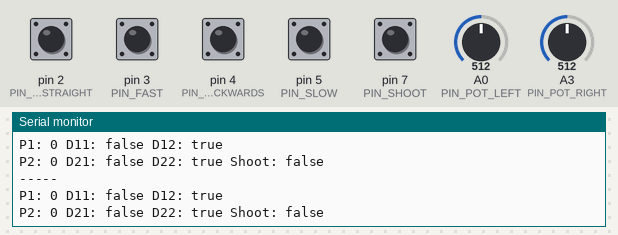
Simulated run of this sketch. Board: Arduino Uno, built with avr-gcc and run on an emulated ATmega328P. On the bench: the last lines printed to the serial monitor. The test bench sets the inputs (shaded band); at power-on: pin 2 (PIN_DIRECTION_STRAIGHT), pin 3 (PIN_FAST), pin 4 (PIN_DIRECTION_BACKWARDS), pin 5 (PIN_SLOW), pin 7 (PIN_SHOOT) HIGH, A0 (PIN_POT_LEFT) = 512, A3 (PIN_POT_RIGHT) = 512. No radio packets arrive unless stated.

Above: at 1.2 s.
1.3 s: A0 (PIN_POT_LEFT) set to 716
At 1.39 s:
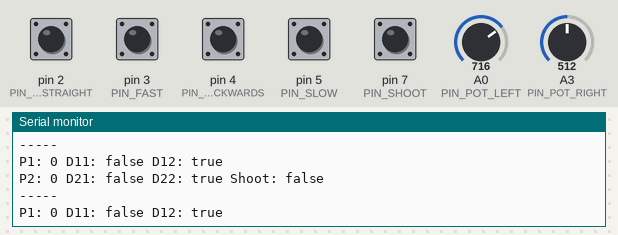
3.0 s: A3 (PIN_POT_RIGHT) set to 716
At 3.08 s:
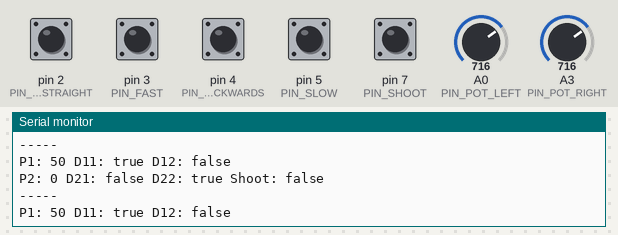
4.7 s: pin 3 (PIN_FAST) pulled LOW for 0.15 s
At 4.79 s:
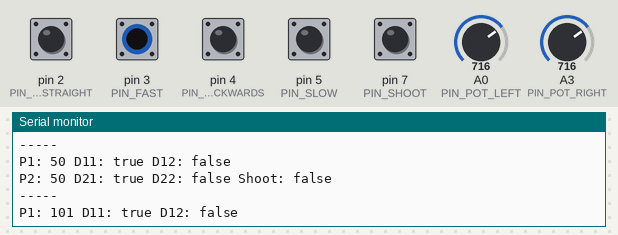
7.8 s: pin 7 (PIN_SHOOT) pulled LOW for 0.15 s
9.5 s: pin 4 (PIN_DIRECTION_BACKWARDS) pulled LOW for 0.15 s
At 9.63 s:
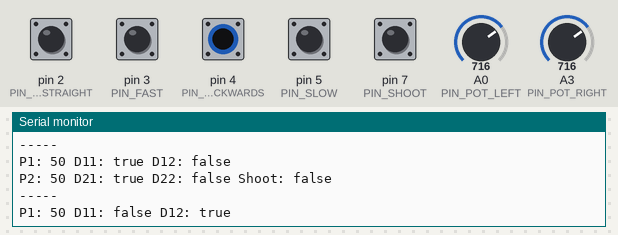
12.6 s: pin 2 (PIN_DIRECTION_STRAIGHT) pulled LOW for 0.15 s
At 12.75 s:
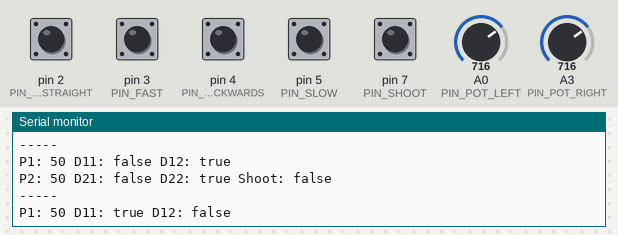

Measured:
- after the input at 4.7 s, the serial monitor: prints a new line after 0.08 s (image 3)
- after the input at 9.5 s, the serial monitor: prints a new line after 0.11 s (image 4)
- after the input at 12.6 s, the serial monitor: prints a new line after 0.13 s (image 5)

The sketch:

Pult.ino
```cpp
  // #include <Arduino.h>

#include <nRF24L01.h>
#include <RF24.h>

// Закоментировать если не надо видеть отладочные сообщения
#define DEBUG

#define CHANNEL 0x7c
#define PIPE 0xF0F0F0F0A1LL

#define PIN_FAST 3
#define PIN_SLOW 5
#define PIN_DIRECTION_STRAIGHT 2
#define PIN_DIRECTION_BACKWARDS 4
#define PIN_SHOOT 7
#define PIN_POT_LEFT A0
#define PIN_POT_RIGHT A3

#define PIN_CE  9
#define PIN_CSN 10

struct MotorsValues {
  unsigned char P1;
  unsigned char P2;

  bool D11;
  bool D12;
  bool D21;
  bool D22;

  bool Shoot;
};

struct CalcPResult {
    char P;
    bool D1;
    bool D2;
};


int sput(char c, __attribute__((unused)) FILE* f) {return !Serial.write(c);}

#ifdef DEBUG
void PrintValues(MotorsValues v){ printf("-----\nP1: %u D11: %s D12: %s\nP2: %u D21: %s D22: %s Shoot: %s\n", v.P1, v.D11?"true":"false", v.D12?"true":"false", v.P2, v.D21?"true":"false", v.D22?"true":"false",  v.Shoot?"true":"false"); }

#define DP(x) Serial.println(x)
#define PV(v) PrintValues(v)
#else
#define DP(x)
#define PV(v)
#endif

CalcPResult CalcP(int p, bool d, int s, int f){
    CalcPResult r = {0};

    if (d){
        if (p > 512){
            r.P = map(p, 513, 1024, s, f);
            r.D1 = true;
            r.D2 = false;
        }else{
            r.P = map(p, 0, 512, f, s);
            r.D1 = false;
            r.D2 = true;
        }
    }else{
        if (p > 512){
            r.P = map(p, 513, 1024, s, f);
            r.D1 = false;
            r.D2 = true;
        }else{
            r.P = map(p, 0, 512, f, s);
            r.D1 = true;
            r.D2 = false;
        }
    }

    return r;
}

// PUB
// p1 and p2 are in range of 0...1023
MotorsValues Calculate(int p1, int p2, bool fire, bool dir, bool slow, bool fast) {
    MotorsValues r = {0};
    r.Shoot = fire;

    int s = 0;
    int f = slow ? 90 : (fast ? 255 : 128);

    CalcPResult p1r;
    CalcPResult p2r;
    if (dir){
      p1r = CalcP(p1, dir, s, f);
      p2r = CalcP(p2, dir, s, f);
    }
    else {
      p1r = CalcP(p2, dir, s, f);
      p2r = CalcP(p1, dir, s, f);
    }

    r.D11 = p1r.D1;
    r.D12 = p1r.D2;

    r.D21 = p2r.D1;
    r.D22 = p2r.D2;

    r.P1 = p1r.P;
    r.P2 = p2r.P;

    return r;
}

FILE f_out;
MotorsValues motor = {0};
bool direction = true;
RF24 radio(PIN_CE, PIN_CSN);


void ReadMotorValues(){
    int pp1 = analogRead(PIN_POT_LEFT);
    int pp2 = analogRead(PIN_POT_RIGHT);

    bool fast = !digitalRead(PIN_FAST);
    bool slow = !digitalRead(PIN_SLOW);

    bool dStraight = !digitalRead(PIN_DIRECTION_STRAIGHT);
    bool dBackwards = !digitalRead(PIN_DIRECTION_BACKWARDS);

    bool shoot = !digitalRead(PIN_SHOOT);

    if (dStraight){
        direction = true;
    }else if (dBackwards){
        direction = false;
    }

    motor = Calculate(pp1, pp2, shoot, direction, slow, fast);
}

void writeData(const MotorsValues &data) {
    radio.write((char *)&data, sizeof(data));
}

void setup(){
    #ifdef DEBUG
        Serial.begin(9600);
        Serial.println("Begining Initialization");
    #endif

    fdev_setup_stream(&f_out, sput, nullptr, _FDEV_SETUP_WRITE);
    stdout = &f_out;

    pinMode(PIN_FAST, INPUT_PULLUP);
    pinMode(PIN_SLOW, INPUT_PULLUP);
    pinMode(PIN_DIRECTION_STRAIGHT, INPUT_PULLUP);
    pinMode(PIN_DIRECTION_BACKWARDS, INPUT_PULLUP);
    pinMode(PIN_SHOOT,INPUT_PULLUP);

    pinMode(PIN_POT_LEFT, INPUT);
    pinMode(PIN_POT_RIGHT, INPUT);

    DP("Initializing radio....");

    if (!radio.begin()) {
        while (1) {
            Serial.println("radio hardware not responding!");
        }
    }
    radio.setChannel(CHANNEL);
    radio.setDataRate(RF24_1MBPS);
    radio.setPALevel(RF24_PA_HIGH);
    radio.openWritingPipe(PIPE);
    DP("Radio initialized!");
}

void loop(){
    ReadMotorValues();
    PV(motor);
    writeData(motor);
}
```
